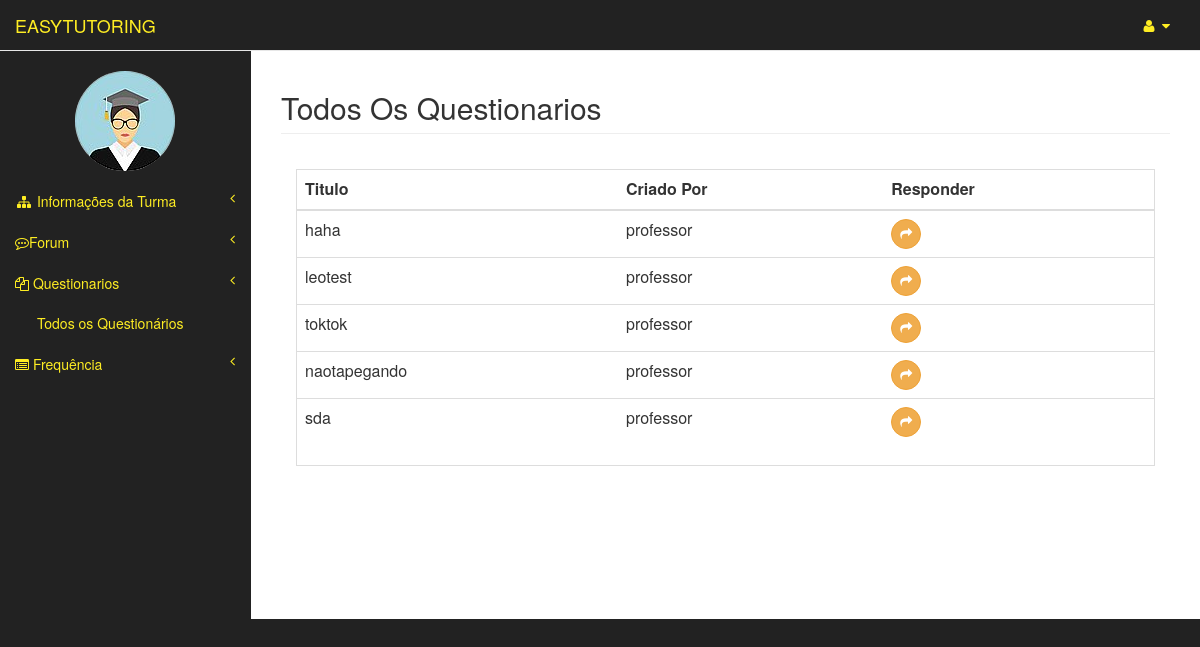
The page /aluno_area/listQuestionarios/13/ (signed in) on the database its author committed.
### usuarios/models.py (models this page shows)
class Usuario(models.Model):
	user = models.OneToOneField(User)
	matricula = models.CharField(max_length=20)
	curso = models.CharField(max_length=3)
	tipo = models.CharField(max_length=8, blank=False,null=True)
	nome_completo = models.CharField(max_length=150)
	img = models.ImageField(upload_to="img/original/", blank=True)
	thumb = ThumbnailerImageField(upload_to="img/thumb/", blank=True,null=True,resize_source=dict(size=(100, 100), sharpen=True))
	def __str__(self):
		return self.user.username

### questionarios/models.py (models this page shows)
class Questionario(models.Model):
	codigo = models.CharField(max_length=50)
	turma = models.ForeignKey(Turma,null=True)
	professor = models.ForeignKey(Professor)
	questoes = models.ManyToManyField(Questao)

### aluno_area/views.py (the view)
# urls.py: url(r'^listQuestionarios/(?P<turma_id>[0-9]+)/$', views.listQuestionarios, name='listQuestionarios'),
def listQuestionarios(request,turma_id):
	user = request.user
	usuario = Usuario.objects.get(user=user)
	turma = Turma.objects.get(pk=turma_id)
	professor= turma.professor
	questionarios = Questionario.objects.filter(professor_id=professor,turma_id=turma)
	context= {'questionarios':questionarios,
	'usuario':usuario,
	'turma':turma}
	return render(request,'aluno_area/listQuestionarios.html',context=context)

### templates/aluno_area/listQuestionarios.html
{% extends "aluno_area/turmaArea.html" %}
{% block pageHeader %}
    <h2 class="page-header">Todos Os Questionarios</h2>
{% endblock pageHeader %}
{% block form %}
    <div class="panel-body">
        <div class="table-responsive table-bordered">
            <table class="table">
                <thead>
                    <tr>
                        <th>Titulo</th>
                        <th>Criado Por</th>
                        <th>Responder</th>
                    </tr>
                </thead>
                <tbody>
                	{% for questionario in questionarios %}
                        <tr>
                            <td>{{ questionario.codigo }}</td>
                            <td>{{questionario.professor}}</td>
                            <td><a  href="{% url 'aluno_area:responderQuestionario' turma.id questionario.id %}"> <button type="button" class="btn btn-warning btn-circle"><i class="fa fa-share"></i>
                            </button></a></td>
                        </tr>
					{% endfor %}
                </tbody>
            </table>
        </div>
    </div>
{% endblock form %}

### templates/aluno_area/turmaArea.html (shortened to what this page needs)
{% extends "templateEasyTutoring.html" %}
{% block principal %}
    <a class="navbar-brand" href="{% url 'aluno_area:index' %}" id="link-color">EASYTUTORING</a>
{% endblock principal %}
{% block barraLateral %}
                <div class="navbar-default sidebar" role="navigation">
                <div class="sidebar-nav navbar-collapse">
                    <ul class="nav" id="side-menu">
                        <br>
                       <center><p><img src="{{ usuario.thumb.url}}" class= "img-circle"/> </p></center>
                        <li class="itens-menu">
                            <a href="#" id="link-color"><i class="fa fa-sitemap fa-fw"></i> Informações da Turma<span class="fa arrow"></span></a>
                        </li>
                        <li class="itens-menu">
                            <a href="#" id="link-color"><i class="fa fa-commenting-o" ></i>Forum<span class="fa arrow"></span></a>
                        </li>
                        <li class="itens-menu">
                            <a href="#" id="link-color"><i class="fa fa-files-o"></i> Questionarios<span class="fa arrow"></span></a>
                            <ul class="nav nav-second-level">
                                <li  class="itens-menu">
                                    <a href="{% url 'aluno_area:listQuestionarios' turma.id %}" id="link-color">Todos os Questionários</a>
                                </li>
                            </ul>
                        </li>
                        <li class="itens-menu">
                            <a href="#" id="link-color"><i class="fa fa-list-alt"></i> Frequência<span class="fa arrow"></span></a>
                        </li>
                    </ul>
                </div>
            </div>
{% endblock barraLateral %}

### static/css/tutoring.css (style rules this page uses)
#link-color { color: #feed23; }

### rows shown on the page
Usuario: thumb (picture)
Questionario: codigo "haha", professor "professor"
Questionario: codigo "leotest", professor "professor"
Questionario: codigo "toktok", professor "professor"
Questionario: codigo "naotapegando", professor "professor"
Questionario: codigo "sda", professor "professor"
